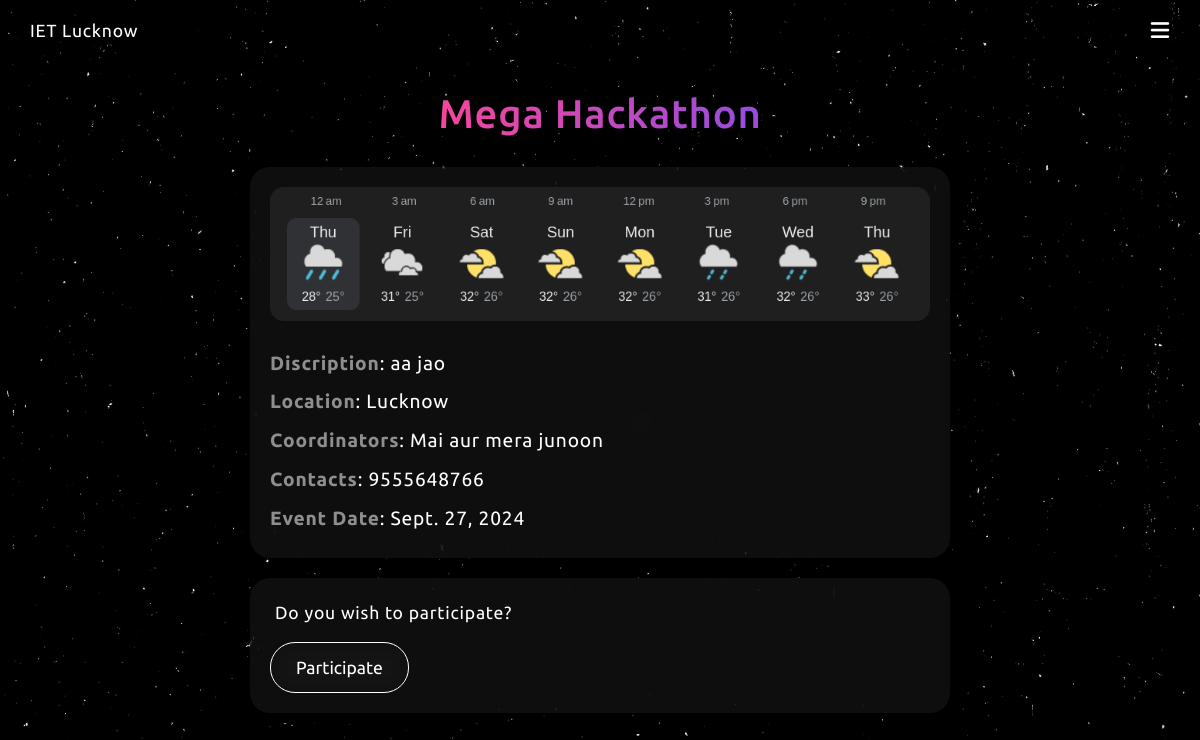
Screenshot of /events/hackathon/ with the database file from the repository.
### events/models.py (models this page shows, shortened)
class AllEventList(models.Model):
    uniqueEventName = models.CharField(max_length=100)
    slug = models.SlugField(max_length=100, unique=True)
    eventName = models.CharField(max_length=100)
    eventDiscription = models.TextField()
    eventImage = models.ImageField(upload_to="eventImages/")
    club = models.CharField(max_length=100, choices=CLUBS_CHOICES)
    location = models.CharField(max_length=100)
    coordinators = models.CharField(max_length=100)
    contact = models.CharField(max_length=100)
    eventType = models.CharField(max_length=10, choices=EVENT_TYPE_CHOICES)
    eventDate = models.DateField()
    minTeamSize = models.IntegerField(default=1)
    maxTeamSize = models.IntegerField(default=1)
    dateAdded = models.DateTimeField(default=timezone.now)
    class Meta:
        ordering = ["-dateAdded"]

### events/views.py (the view)
# urls.py: path('events/<slug:slug>/', views.each_event, name='eachEvent'),
def each_event(request, slug):
    user = request.user
    event = get_object_or_404(AllEventList, slug=slug)
    data = get_event_data_for_user(user=user, event=event)
    if request.method == "POST":
        if user.is_anonymous:
            return redirect("/login")
        handle_participation_posts(request, event)
        return redirect(request.path)
    return render(request, "events/eachEvent.html", {"event": data})

### events/utils.py (called while the page is built, shortened)
def individual_team_participation(user, event):
    if event.eventType == "individual":
        entry = list(IndividualEventRegistration.objects.filter(event=event, user=user))
        if entry != []:
            return entry[0]
    return False

def is_leader(user, event):
    if event.eventType == "team":
        leaderEntries = list(
            TeamsRegistration.objects.filter(event=event, teamLeader=user, user=user)
        )
        if leaderEntries != []:
            return leaderEntries[0]
    return False

def is_joined(user, event):
    return False

def members_in_team_if_leader(user, event):
    return TeamsRegistration.objects.filter(
        event=event, teamLeader=user, status=1
    ).exclude(user=user)

def members_in_team_if_joined(user, event):
    if is_joined(user, event):
        teamName = TeamsRegistration.objects.get(
            event=event, user=user, status=1
        ).teamName
        entries = TeamsRegistration.objects.filter(
            event=event, teamName=teamName
        ).exclude(user=user)
        members = []
        for i in entries:
            members.append(i.user)
        return members

def get_teams(user, event):
    if event.eventType != "team":
        return None

def get_pending_req(user, event):
    entries = TeamsRegistration.objects.filter(user=user, event=event)
    pendingRequests = list(entries.filter(status=0))
    if pendingRequests == []:
        return False
    return pendingRequests

def team_join_requests_if_leader(user, event):
    requests = list(
        TeamsRegistration.objects.filter(teamLeader=user, event=event, status=0)
    )
    return False if requests == [] else requests

def rollback_condition(event):
    three_days_later = timezone.now() + timedelta(days=3)
    return event.eventDate >= three_days_later.date()

### templates/events/eachEvent.html (shortened to what this page needs)
{% extends 'base.html' %}
{% load static %}
{% block css %}
  <link rel="stylesheet" href="{% static 'css/form.css' %}" />
  <link rel="stylesheet" href="{% static 'css/eachEvent.css' %}" />
{% endblock %}
{% block backgroundImageURL %}
  {% static 'backgrounds/eventsList.jpeg' %}
{% endblock %}
{% block content %}
<main>
    <div class="wrapper">
        <div class="title">
            {{ event.eventName }}
        </div>
        <div class="details-wrapper">
            <div class="event-image">
                {% if event.eventImage %}
                    <img src="{{ event.eventImage }}" alt="{{ event.eventName }}">
                {% endif %}
            </div>
            <div class="detail discription">
                <span>Discription</span>: {{ event.eventDiscription }}
            </div>
            <div class="detail location">
                <span>Location</span>: {{ event.location }}
            </div>
            <div class="detail coordinators">
                <span>Coordinators</span>: {{ event.coordinators }}
            </div>
            <div class="detail contact">
                <span>Contacts</span>: {{ event.contact }}
            </div>
            <div class="detail date">
                <span>Event Date</span>: {{ event.eventDate }}
            </div>
        </div>
        <div class="participation-wrapper">
            {% if event.eventType == "individual" %}
                <div class="individual-participation">
                    {% if not event.individualTeamParticipation %}
                        <form method="post">
                            <p>Do you wish to participate?</p>
                            <button type="submit">Participate</button>
                        </form>
                    {% endif %}
                </div>
            {% endif %}
        </div>
    </div>
</main>
{% endblock content %}

### static/css/base.css (style rules this page uses)
* { padding: 0; margin: 0; box-sizing: border-box; }
body, button { font-family: "Ubuntu", sans-serif; }

### static/css/form.css (style rules this page uses)
* { margin: 0; padding: 0; box-sizing: border-box; }
body { background-size: cover; background-position: center center; background-repeat: no-repeat; min-height: 100vh; }
main { display: flex; flex-direction: column; justify-content: center; align-items: center; max-width: 100vw; }
.wrapper { display: flex; flex-direction: column; justify-content: center; align-items: center; max-width: 90vw; }
.title { font-size: 60px; font-weight: 500; background: linear-gradient(90deg, #ff4596, #8c4de4, #629eff); background-size: 200%; -webkit-background-clip: text; -webkit-text-fill-color: transparent; background-clip: text; animation: gradient-animation 9s infinite; padding: 40px 0px 10px 0px; }
body { letter-spacing: 0.05em; }

### static/css/eachEvent.css (style rules this page uses)
.wrapper { width: 700px; max-width: 95vw; }
.title { padding: 30px 30px; font-size: 2.5em; }
.event-image { width: 100%; }
.event-image img { width: 100%; padding: 20px; border-radius: 34px; }
.details-wrapper { border-radius: 20px; backdrop-filter: blur(15px); background-color: rgba(26, 26, 26, 0.555); padding-bottom: 20px; display: flex; justify-content: center; align-items: center; flex-direction: column; width: 100%; }
.detail { color: white; font-size: 1.2em; line-height: 1.5; padding: 5px 20px; text-align: left; width: 100%; }
.detail span { color: rgba(255, 255, 255, 0.535); font-weight: 700; }
.participation-wrapper { display: flex; justify-content: center; align-items: center; flex-direction: column; padding-bottom: 30px; }
.individual-participation { margin: 20px 0 0 0; padding: 20px; width: 700px; max-width: 95vw; border-radius: 20px; backdrop-filter: blur(15px); background-color: rgba(26, 26, 26, 0.555); }
.individual-participation button { color: white; outline: none; font-size: 1.1em; background-color: rgba(0, 0, 0, 0); backdrop-filter: blur(10px); border: 1px solid white; border-radius: 25px; padding: 15px 25px; cursor: pointer; margin: 15px 0 0 0; }
.participation-wrapper p { font-size: 1.1em; color: white; padding: 5px; }

### rows the page displays
AllEventList: eventName "Mega Hackathon", eventDiscription "aa jao", location "Lucknow", coordinators "Mai aur mera junoon", contact "9555648766", eventDate "Sept. 27, 2024"
